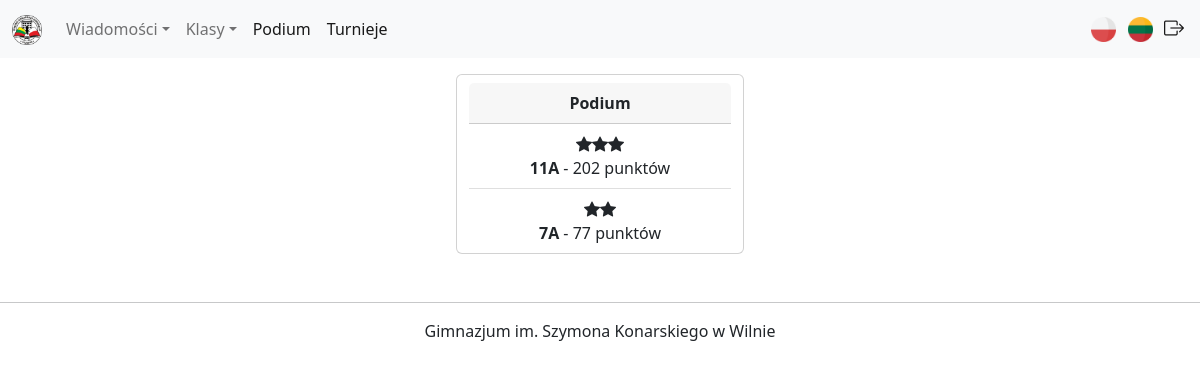
Page /pl/school/scoreboard/ on the committed database.
### points/models.py (models this page shows, shortened)
class Classes(models.Model):
    SCHOOL_LETTER_CHOICES = [
        ("A", "A"),
        ("B", "B"),
        ("C", "C"),
        ("D", "D"),
        ("E", "E"),
    ]
    SCHOOL_LEVEL_CHOICES = [
        (_("Klasy początkowe"), _("Klasy początkowe")),
        (_("Klasy średnie"), _("Klasy średnie")),
        (_("Klasy starsze"), _("Klasy starsze")),
    ]
    class_number = models.PositiveSmallIntegerField(verbose_name=_("Numer klasy"),
        validators=[MinValueValidator(1), MaxValueValidator(12)], null=False
    )
    class_letter = models.CharField(verbose_name=_("Litera klasy"),
        max_length=1, choices=SCHOOL_LETTER_CHOICES, default="A"
    )
    class_school_level = models.CharField(_("Poziom szkolnictwa"),
        max_length=16, choices=SCHOOL_LEVEL_CHOICES, default="Klasy średnie"
    )
    class_teacher_name = models.CharField(verbose_name=_("Imię wychowawczyni"), max_length=20)
    class_teacher_surname = models.CharField(verbose_name=_("Nazwisko wychowawczyni"), max_length=20)
    class_points = models.PositiveSmallIntegerField(verbose_name=_("Punkty"),
        validators=[MinValueValidator(0), MaxValueValidator(999)], null=False,
        default=0
    )

### points/views.py (the view)
# urls.py: path("school/scoreboard/", views.Scoreboard.as_view(), name="scoreboard"),
class Scoreboard(ListView):
    template_name = "scoreboard.html"
    model = Classes
    context_object_name = "classes"
    ordering = ["-class_points"]

### points/templates/scoreboard.html (shortened to what this page needs)
{% extends "base.html" %}
{% load i18n %}
{% block content %}
<div class="container">
    <div class="row">
        <div class="card mx-auto" style="width: 18rem;">
            <div class="card-header text-center mt-2">
                <b>{% trans "Podium" %}</b>
            </div>
            <ul class="list-group list-group-flush">
                {% for class in classes %}
                    {% if forloop.counter == 1 %}
                        <li class="list-group-item text-center">
                            <i class="bi bi-star-fill"></i><i class="bi bi-star-fill"></i><i class="bi bi-star-fill"></i>
                            <br>
                            <strong>{{ class.class_number }}{{ class.class_letter }}</strong> - {{ class.class_points }} {% trans "punktów" %}
                        </li>
                    {% elif forloop.counter == 2 %}
                        <li class="list-group-item text-center">
                            <i class="bi bi-star-fill"></i><i class="bi bi-star-fill"></i>
                            <br>
                            <strong>{{ class.class_number }}{{ class.class_letter }}</strong> - {{ class.class_points }} {% trans "punktów" %}
                        </li>
                    {% elif forloop.counter == 3 %}
                        <li class="list-group-item text-center">
                            <i class="bi bi-star-fill"></i>
                            <br>
                            <strong>{{ class.class_number }}{{ class.class_letter }}</strong> - {{ class.class_points }} {% trans "punktów" %}
                        </li>
                    {% else %}
                        <li class="list-group-item text-center"><strong>{{ class.class_number }}{{ class.class_letter }}</strong> - {{ class.class_points }} {% trans "punktów" %}</li>
                    {% endif %}
                {% endfor %}
            </ul>
        </div>
    </div>
</div>
{% endblock %}

### static/styles.css (style rules this page uses)
body { overflow-x: hidden; }

### rows in the picture
Classes: class_number "11", class_letter "A", class_points "202"
Classes: class_number "7", class_letter "A", class_points "77"
